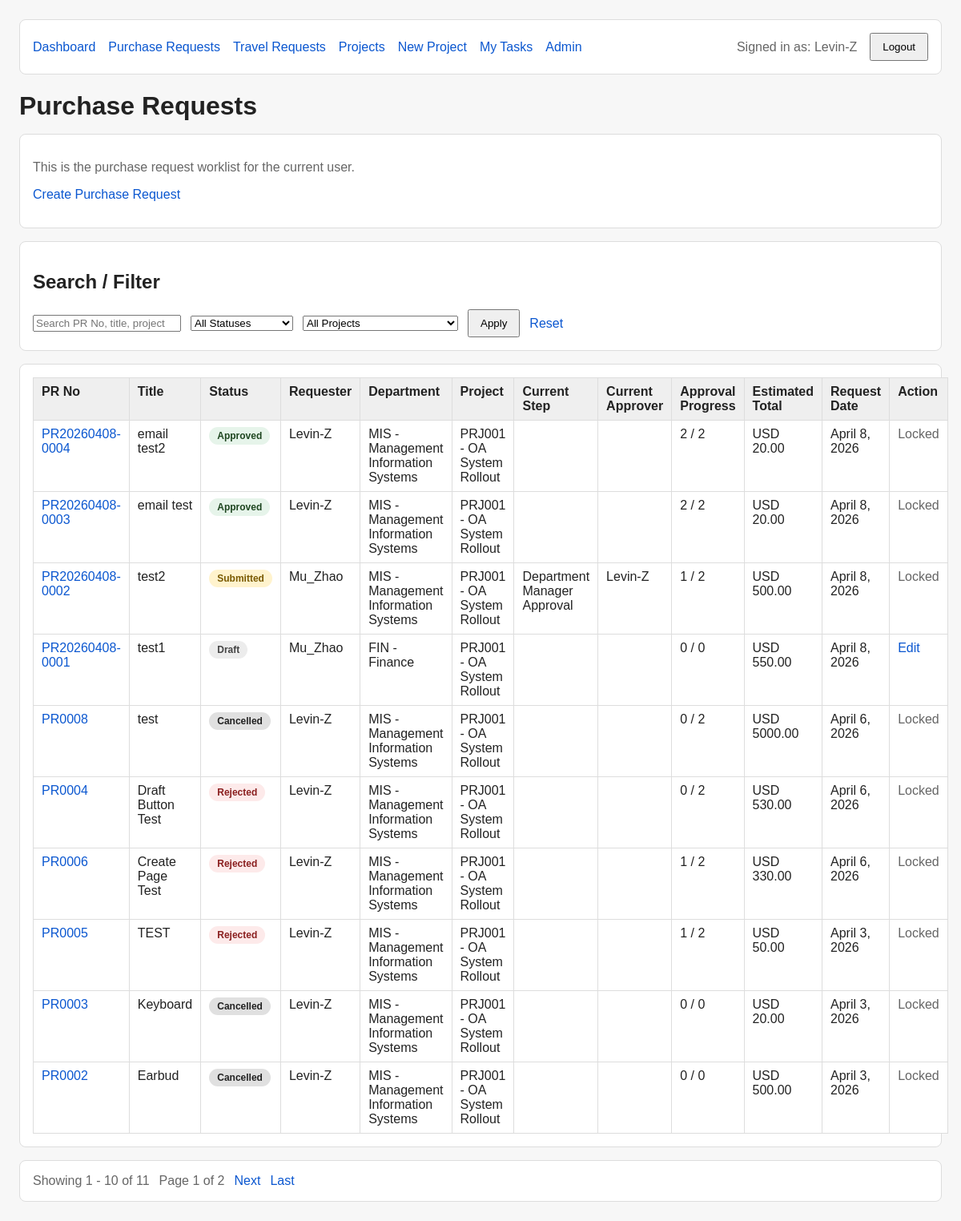
Before: /purchase/ (signed in) with the older database file.
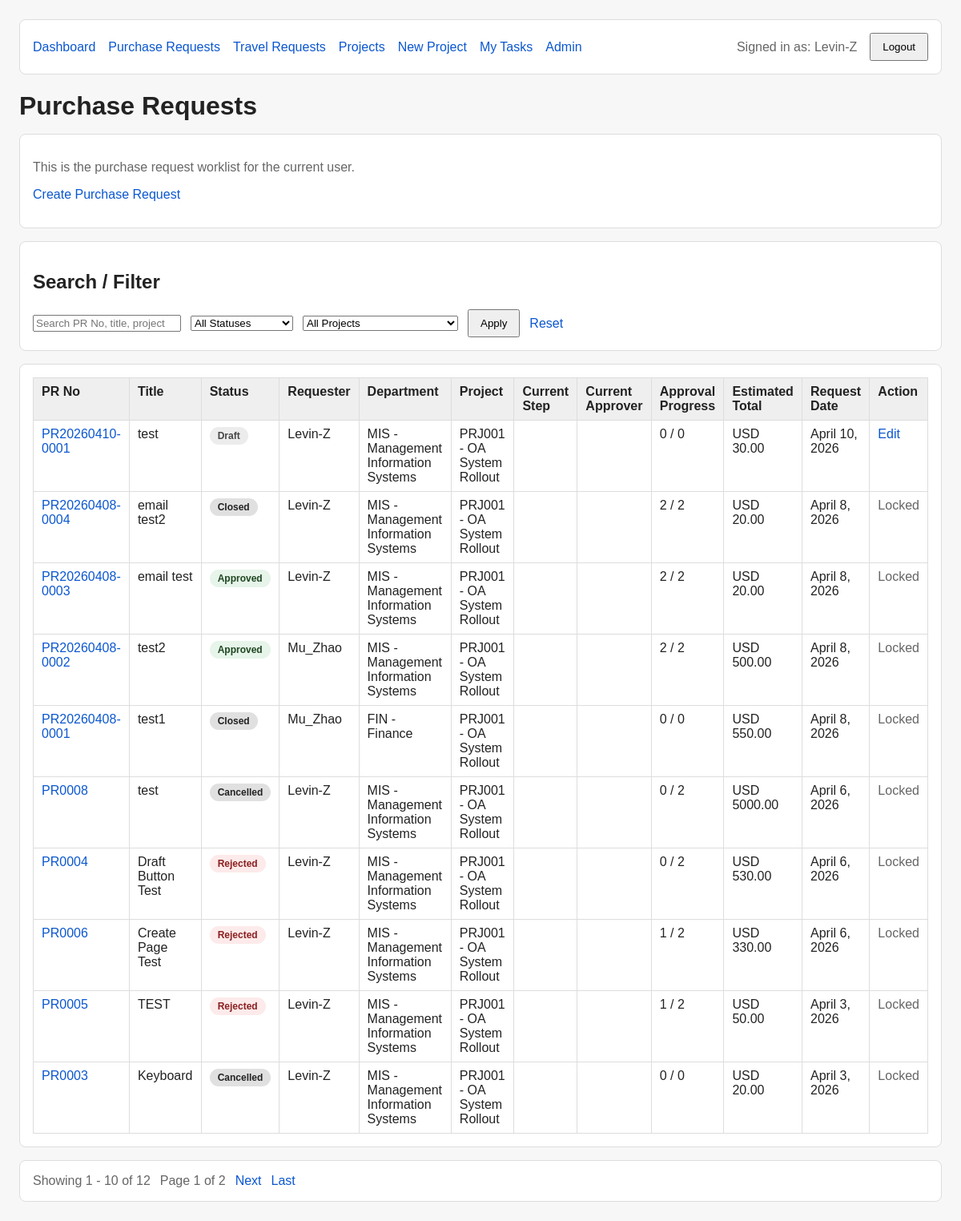
After: the same page with the newer database file.
### purchase/models.py (models this page shows, shortened)
class PurchaseRequest(models.Model):
    pr_no = models.CharField(max_length=30, unique=True)
    title = models.CharField(max_length=200)
    requester = models.ForeignKey(
        settings.AUTH_USER_MODEL,
        on_delete=models.PROTECT,
        related_name="purchase_requests",
    )
    request_department = models.ForeignKey(
        "accounts.Department",
        on_delete=models.PROTECT,
        related_name="purchase_requests",
    )
    project = models.ForeignKey(
        "projects.Project",
        on_delete=models.PROTECT,
        related_name="purchase_requests",
    )
    matched_rule = models.ForeignKey(
        "approvals.ApprovalRule",
        null=True,
        blank=True,
        on_delete=models.SET_NULL,
        related_name="purchase_requests",
    )
    status = models.CharField(
        max_length=20,
        choices=RequestStatus,
        default=RequestStatus.DRAFT,
    )
    fulfillment_status = models.CharField(
        max_length=20,
        choices=PurchaseFulfillmentStatus,
        default=PurchaseFulfillmentStatus.NOT_STARTED,
    )
    request_date = models.DateField()
    needed_by_date = models.DateField(null=True, blank=True)
    currency = models.CharField(
    max_length=10,
    choices=CurrencyCode,
    default=CurrencyCode.USD,
    )
    estimated_total = models.DecimalField(max_digits=12, decimal_places=2, default=0)
    justification = models.TextField(blank=True, default="")
    vendor_suggestion = models.CharField(max_length=100, blank=True, default="")
    delivery_location = models.CharField(max_length=200, blank=True, default="")
    notes = models.TextField(blank=True, default="")
    class Meta:
        db_table = "PS_A8_PR_HDR"
        verbose_name = "Purchase Request"
        verbose_name_plural = "Purchase Requests"
        ordering = ["-request_date", "pr_no"]
    @classmethod
    def get_visible_queryset(cls, user):
        from .access import get_visible_purchase_queryset_for_user
        return get_visible_purchase_queryset_for_user(user)
    def get_current_task(self):
        return (
            self.approval_tasks.filter(
                status__in=[ApprovalTaskStatus.POOL, ApprovalTaskStatus.PENDING]
            )
            .order_by("step_no")
            .first()
        )
    def get_current_step_name(self):
        current_task = self.get_current_task()
        if current_task:
            return current_task.step_name
        return ""
    def get_current_approver(self):
        current_task = self.get_current_task()
        if not current_task:
            return ""
        if current_task.status == "POOL":
            candidate_count = current_task.candidates.filter(is_active=True).count()
            return f"Pool ({candidate_count} candidate(s))"
        if current_task.assigned_user:
            return str(current_task.assigned_user)
        return ""
    def get_approval_progress_text(self):
        total_steps = self.approval_tasks.count()
        if total_steps == 0:
            return "0 / 0"
        completed_steps = self.approval_tasks.filter(status=ApprovalTaskStatus.APPROVED).count()
        return f"{completed_steps} / {total_steps}"

### accounts/models.py (models this page shows)
class User(AbstractUser):
    employee_id = models.CharField(max_length=30, blank=True, default="")
    display_name = models.CharField(max_length=150, blank=True, default="")
    job_title = models.CharField(max_length=100, blank=True, default="")
    phone = models.CharField(max_length=30, blank=True, default="")
    approval_level = models.CharField(
        max_length=20,
        choices=ApprovalLevel,
        default=ApprovalLevel.STAFF,
    )
    primary_department = models.ForeignKey(
        "Department",
        null=True,
        blank=True,
        on_delete=models.SET_NULL,
        related_name="primary_users",
    )
    can_approve_all_departments = models.BooleanField(default=False)
    class Meta:
        db_table = "PS_A8_USER"
        verbose_name = "User"
        verbose_name_plural = "Users"
    def __str__(self):
        return self.display_name or self.username

class Department(models.Model):
    dept_code = models.CharField(max_length=30, unique=True)
    dept_name = models.CharField(max_length=100)
    dept_type = models.CharField(
    max_length=20,
    choices=DepartmentType,
    default=DepartmentType.GENERAL,
    )
    cost_center = models.CharField(max_length=30, blank=True, default="")
    manager = models.ForeignKey(
        settings.AUTH_USER_MODEL,
        null=True,
        blank=True,
        on_delete=models.SET_NULL,
        related_name="managed_departments",
    )
    parent_department = models.ForeignKey(
        "self",
        null=True,
        blank=True,
        on_delete=models.SET_NULL,
        related_name="child_departments",
    )
    is_active = models.BooleanField(default=True)
    sort_order = models.PositiveIntegerField(default=0)
    class Meta:
        db_table = "PS_A8_DEPT"
        verbose_name = "Department"
        verbose_name_plural = "Departments"
        ordering = ["sort_order", "dept_code"]
    def __str__(self):
        return f"{self.dept_code} - {self.dept_name}"

### projects/models.py (models this page shows, shortened)
class Project(models.Model):
    project_code = models.CharField(max_length=30, unique=True)
    project_name = models.CharField(max_length=150)
    project_manager = models.ForeignKey(
        settings.AUTH_USER_MODEL,
        null=True,
        blank=True,
        on_delete=models.SET_NULL,
        related_name="managed_projects",
    )
    owning_department = models.ForeignKey(
        "accounts.Department",
        on_delete=models.PROTECT,
        related_name="owned_projects",
    )
    created_by = models.ForeignKey(
        settings.AUTH_USER_MODEL,
        null=True,
        blank=True,
        on_delete=models.SET_NULL,
        related_name="created_projects",
    )
    status = models.CharField(
        max_length=20,
        choices=ProjectStatus,
        default=ProjectStatus.OPEN,
    )
    budget_amount = models.DecimalField(max_digits=14, decimal_places=2, default=0)
    currency = models.CharField(
        max_length=10,
        choices=CurrencyCode.choices,
        default=CurrencyCode.USD,
    )
    start_date = models.DateField(null=True, blank=True)
    end_date = models.DateField(null=True, blank=True)
    is_active = models.BooleanField(default=True)
    notes = models.TextField(blank=True, default="")
    class Meta:
        db_table = "PS_A8_PROJ"
        verbose_name = "Project"
        verbose_name_plural = "Projects"
        ordering = ["project_code"]
    def __str__(self):
        return f"{self.project_code} - {self.project_name}"

### approvals/models.py (models this page shows, shortened)
class ApprovalTask(models.Model):
    purchase_request = models.ForeignKey(
        "purchase.PurchaseRequest",
        null=True,
        blank=True,
        on_delete=models.CASCADE,
        related_name="approval_tasks",
    )
    request_content_type = models.ForeignKey(
        ContentType,
        null=True,
        blank=True,
        on_delete=models.CASCADE,
        related_name="approval_tasks",
    )
    request_object_id = models.PositiveBigIntegerField(
        null=True,
        blank=True,
    )
    request_object = GenericForeignKey("request_content_type", "request_object_id")
    rule = models.ForeignKey(
        ApprovalRule,
        on_delete=models.PROTECT,
        related_name="tasks",
    )
    step = models.ForeignKey(
        ApprovalRuleStep,
        on_delete=models.PROTECT,
        related_name="tasks",
    )
    step_no = models.PositiveIntegerField()
    step_name = models.CharField(max_length=100)
    assigned_user = models.ForeignKey(
        settings.AUTH_USER_MODEL,
        null=True,
        blank=True,
        on_delete=models.SET_NULL,
        related_name="approval_tasks",
    )
    status = models.CharField(
        max_length=20,
        choices=ApprovalTaskStatus,
        default=ApprovalTaskStatus.WAITING,
    )
    acted_by = models.ForeignKey(
        settings.AUTH_USER_MODEL,
        null=True,
        blank=True,
        on_delete=models.SET_NULL,
        related_name="acted_approval_tasks",
    )
    acted_at = models.DateTimeField(null=True, blank=True)
    comment = models.TextField(blank=True, default="")
    created_at = models.DateTimeField(auto_now_add=True)
    class Meta:
        db_table = "PS_A8_AP_TASK"
        verbose_name = "Approval Task"
        verbose_name_plural = "Approval Tasks"
        ordering = ["purchase_request", "step_no"]
        unique_together = ("purchase_request", "step_no")

### purchase/views.py (the view, shortened to what this page needs)
# urls.py: path("", views.pr_list, name="pr_list"),
@login_required
def pr_list(request):
    base_queryset = (
        PurchaseRequest.get_visible_queryset(request.user)
        .select_related("project", "request_department", "requester", "matched_rule")
    )
    search_q = request.GET.get("q", "").strip()
    selected_status = request.GET.get("status", "").strip()
    selected_project = request.GET.get("project", "").strip()
    project_options = (
        base_queryset.exclude(project__isnull=True)
        .values("project_id", "project__project_code", "project__project_name")
        .distinct()
        .order_by("project__project_code")
    )
    purchase_requests = base_queryset
    if selected_status:
        purchase_requests = purchase_requests.filter(status=selected_status)
    if selected_project:
        purchase_requests = purchase_requests.filter(project_id=selected_project)
    purchase_requests = purchase_requests.order_by("-request_date", "-id")
    paginator = Paginator(purchase_requests, 10)
    page_obj = paginator.get_page(request.GET.get("page"))
    for pr in page_obj.object_list:
        decorate_purchase_list_item(pr, request.user, RequestStatus)
    context = {
        "purchase_requests": page_obj.object_list,
        "page_obj": page_obj,
        "pagination_querystring": _build_querystring(request.GET, ["page"]),
        "search_q": search_q,
        "selected_status": selected_status,
        "selected_project": selected_project,
        "status_choices": RequestStatus.choices,
        "project_options": project_options,
    }
    return render(request, "purchase/pr_list.html", context)

### projects/context_processors.py (called while the page is built)
def project_nav(request):
    user = getattr(request, "user", None)
    if not user or not user.is_authenticated:
        return {
            "nav_can_create_project": False,
        }
    can_create_project = user.is_superuser or Department.objects.filter(manager=user).exists()
    return {
        "nav_can_create_project": can_create_project,
    }

### purchase/access.py (called while the page is built, shortened)
def get_visible_purchase_queryset_for_user(user):
    qs = PurchaseRequest.objects.all()
    if not user or not user.is_authenticated:
        return qs.none()
    if user.is_superuser:
        return qs

def user_can_edit_purchase(user, pr):
    if not user or not user.is_authenticated:
        return False
    if user.is_superuser:
        return pr.status in [RequestStatus.DRAFT, RequestStatus.RETURNED]
    return (
        pr.requester_id == user.id
        and pr.status in [RequestStatus.DRAFT, RequestStatus.RETURNED]
    )

### purchase/views.py (called while the page is built)
def _build_querystring(request_get, exclude_keys=None):
    params = request_get.copy()
    exclude_keys = exclude_keys or []
    for key in exclude_keys:
        if key in params:
            del params[key]
    return params.urlencode()

### purchase/templates/purchase/pr_list.html (shortened to what this page needs)
{% extends "purchase/base.html" %}
{% block page_title %}Purchase Requests{% endblock %}
{% block content %}
<div class="card">
    <p class="muted">This is the purchase request worklist for the current user.</p>
    <p><a href="{% url 'purchase:pr_create' %}">Create Purchase Request</a></p>
</div>
<div class="card">
    <h2>Search / Filter</h2>
    <form method="get">
        <div class="action-row">
            <input type="text" name="q" value="{{ search_q }}" placeholder="Search PR No, title, project">
            <select name="status">
                <option value="">All Statuses</option>
            </select>
            <select name="project">
                <option value="">All Projects</option>
            </select>
            <button type="submit">Apply</button>
            <a href="{% url 'purchase:pr_list' %}">Reset</a>
        </div>
    </form>
</div>
<div class="card">
    <table>
        <thead>
            <tr>
                <th>PR No</th>
                <th>Title</th>
                <th>Status</th>
                <th>Requester</th>
                <th>Department</th>
                <th>Project</th>
                <th>Current Step</th>
                <th>Current Approver</th>
                <th>Approval Progress</th>
                <th>Estimated Total</th>
                <th>Request Date</th>
                <th>Action</th>
            </tr>
        </thead>
        <tbody>
            {% for pr in purchase_requests %}
            <tr>
                <td><a href="{% url 'purchase:pr_detail' pr.id %}">{{ pr.pr_no }}</a></td>
                <td>{{ pr.title }}</td>
                <td><span class="badge {{ pr.status_badge_class }}">{{ pr.get_status_display }}</span></td>
                <td>{{ pr.requester }}</td>
                <td>{{ pr.request_department }}</td>
                <td>{{ pr.project }}</td>
                <td>{{ pr.current_step }}</td>
                <td>{{ pr.current_approver }}</td>
                <td>{{ pr.approval_progress }}</td>
                <td>{{ pr.currency }} {{ pr.estimated_total }}</td>
                <td>{{ pr.request_date }}</td>
                <td>
                    {% if pr.can_edit %}
                    <a href="{% url 'purchase:pr_edit' pr.id %}">Edit</a>
                    {% else %}
                    <span class="muted">Locked</span>
                    {% endif %}
                </td>
            </tr>
            {% empty %}
            <tr>
                <td colspan="12">No purchase requests found.</td>
            </tr>
            {% endfor %}
        </tbody>
    </table>
</div>
{% if page_obj.has_other_pages %}
<div class="card">
    <div class="pagination">
        <span class="muted">
            Showing {{ page_obj.start_index }} - {{ page_obj.end_index }} of {{ page_obj.paginator.count }}
        </span>
        <span class="muted">Page {{ page_obj.number }} of {{ page_obj.paginator.num_pages }}</span>
        {% if page_obj.has_next %}
        <a href="?page={{ page_obj.next_page_number }}{% if pagination_querystring %}&{{ pagination_querystring }}{% endif %}">Next</a>
        <a href="?page={{ page_obj.paginator.num_pages }}{% if pagination_querystring %}&{{ pagination_querystring }}{% endif %}">Last</a>
        {% endif %}
    </div>
</div>
{% endif %}
{% endblock %}

Changed rows visible on the page:
no longer on this page (row unchanged): PurchaseRequest: pr_no "PR0002", title "Earbud", status "Cancelled", requester "Levin-Z", request_department "MIS - Management Information Systems", project "PRJ001 - OA System Rollout", approval_progress "0 / 0", currency "USD", estimated_total "500.00", request_date "April 3, 2026", shows "Locked"
added PurchaseRequest: pr_no "PR20260410-0001", title "test", status "Draft", requester "Levin-Z", request_department "MIS - Management Information Systems", project "PRJ001 - OA System Rollout", approval_progress "0 / 0", currency "USD", estimated_total "30.00", request_date "April 10, 2026", shows "Edit"
changed PurchaseRequest "PR20260408-0004": status "Approved" → "Closed"
changed PurchaseRequest "PR20260408-0002": status "Submitted" → "Approved"; approval_progress "1 / 2" → "2 / 2"; current_step "Department Manager Approval" → (not shown); current_approver "Levin-Z" → (not shown)
changed PurchaseRequest "PR20260408-0001": status "Draft" → "Closed"; text "Edit" → "Locked"
Other visible differences:
{{ page_obj.paginator.count }}: "11" → "12"
